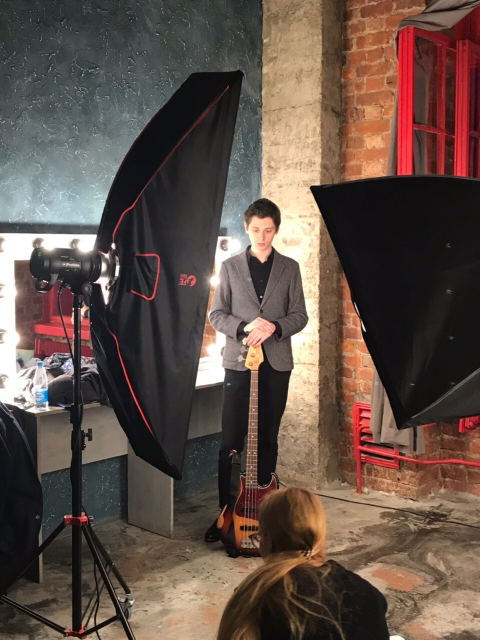
#> input picture opencv/face2.jpg, 959 x 1280 px (shown at 1/2 size)
$ python -i utility.py   (imports and definitions only)
#> lines starting #> are read from the running program, lines starting #| are printed output that depends on the picture
import cv2
import numpy as np
from PIL import Image, ImageFont, ImageDraw


# [4 lines left out: function opencv_to_pil, not called in this run]

def pil_to_opencv(im_pil):
    return np.asarray(im_pil)


# https://stackoverflow.com/questions/7274221/changing-image-hue-with-python-pil
# [84 lines left out: functions rgb_to_hsv, hsv_to_rgb, shift_hue, amplify_saturation, draw_shadowed_text, not called in this run]

class EyeglowMemeConverter:
    def __init__(self, parameters=None):
        if parameters is None:
            self.parameters = {}
        else:
            self.parameters = parameters
        self.pil_eyeglow = Image.open(self.parameters["eyeglow_path"]).convert("RGBA")
        self.pil_faceglow = Image.open(self.parameters["faceglow_path"]).convert("RGBA")
        self.opencv_eyeglow = pil_to_opencv(self.pil_eyeglow)
        self.opencv_faceglow = pil_to_opencv(self.pil_faceglow)
        self.face_cascade = cv2.CascadeClassifier(self.parameters["face_cascade"])
        self.eye_cascade = cv2.CascadeClassifier(self.parameters["eye_cascade"])
        self.glasses_cascade_path = cv2.CascadeClassifier(self.parameters["glasses_cascade_path"])
        self.sparkle_hue = self.parameters.get("sparkle_hue", None)
        self.haar_scale_parameter = self.parameters.get("haar_scale_parameter", 1.4)
        self.resize_to_box = self.parameters.get("resize_to_box", False)
        self.substitude_eyes = self.parameters.get("substitude_eyes", True)
        self.substitude_face = self.parameters.get("substitude_face", False)
        self.randomize_color = self.parameters.get("randomize_color", False)
        self.resize_ratio = self.parameters.get("resize_ratio", 1.0)
        self.meme_text = self.parameters.get("meme_text", "")
        self.meme_font = self.parameters.get("meme_font", "")

        self.meme_text_height_offset = 40
        self.meme_text_shade_repeat = 4

    # [60 lines left out: functions randomize_hue_eyeglow, colorize_hue_eyeglow, add_glow, not called in this run]

    def add_glow_iopencv(self, img_opencv):
        im_pil = opencv_to_pil(img_opencv)
        return self.add_glow(img_opencv, im_pil)


    def add_glow_ipil(self, im_pil):
        img_opencv = pil_to_opencv(im_pil)
        return self.add_glow(img_opencv, im_pil)

    # [31 lines left out: function add_meme_text, not called in this run]

>>> import cv2
>>> picture = cv2.imread('face2.jpg', cv2.IMREAD_GRAYSCALE)
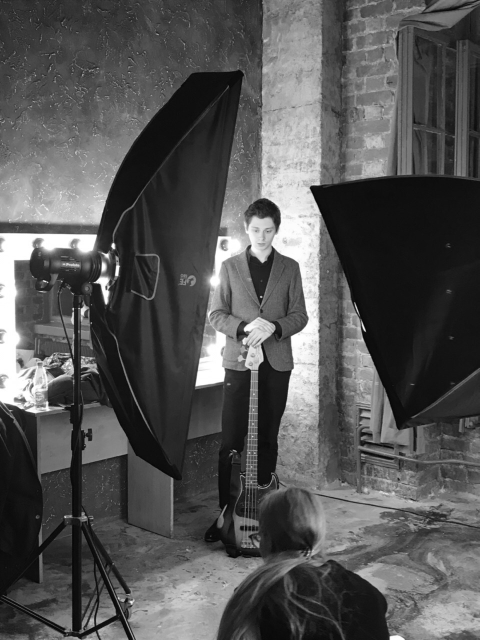
#> picture: shape (1280, 959) (shown at 1/2 size); min 0, max 255, mean 84.6
#> (the run stopped early here; a loop or call above may not have finished)

$ run again, on opencv/face_2.png
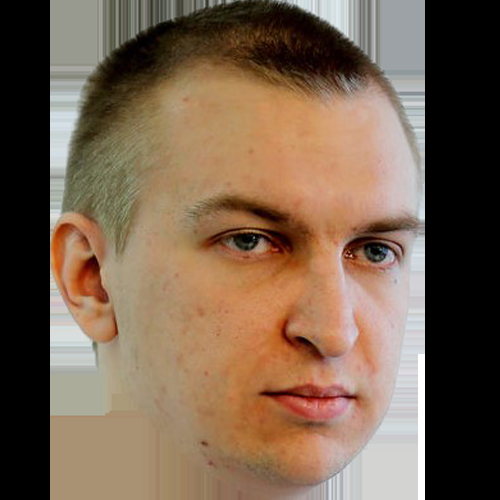
#> input picture opencv/face_2.png, 500 x 500 px
#> `picture = cv2.imread('face2.jpg', cv2.IMREAD_GRAYSCALE)`:
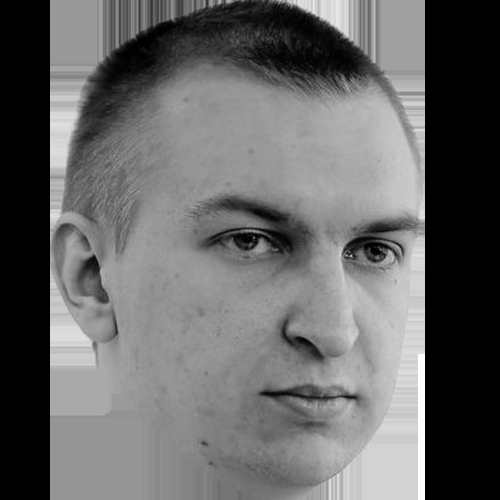
#> picture: shape (500, 500); min 0, max 255, mean 101.8
